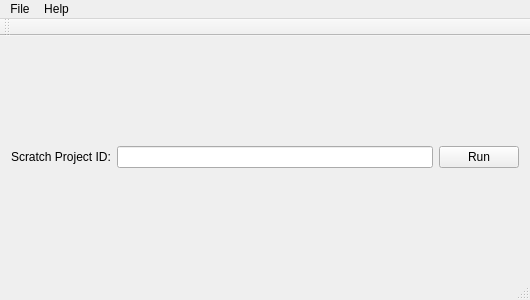
<?xml version="1.0" encoding="UTF-8"?>
<ui version="4.0">
 <class>MainWindow</class>
 <widget class="QMainWindow" name="MainWindow">
  <property name="geometry">
   <rect>
    <x>0</x>
    <y>0</y>
    <width>530</width>
    <height>300</height>
   </rect>
  </property>
  <property name="windowTitle">
   <string>Scraduino</string>
  </property>
  <widget class="QWidget" name="centralWidget">
   <layout class="QHBoxLayout" name="horizontalLayout">
    <item>
     <widget class="QLabel" name="label">
      <property name="text">
       <string>Scratch Project ID:</string>
      </property>
     </widget>
    </item>
    <item>
     <widget class="QLineEdit" name="lineEditProjectId">
      <property name="text">
       <string/>
      </property>
     </widget>
    </item>
    <item>
     <widget class="QPushButton" name="pushButtonRun">
      <property name="text">
       <string>Run</string>
      </property>
     </widget>
    </item>
   </layout>
  </widget>
  <widget class="QMenuBar" name="menuBar">
   <property name="geometry">
    <rect>
     <x>0</x>
     <y>0</y>
     <width>530</width>
     <height>21</height>
    </rect>
   </property>
   <widget class="QMenu" name="menuFile">
    <property name="title">
     <string>File</string>
    </property>
    <addaction name="actionSettings"/>
    <addaction name="separator"/>
    <addaction name="actionExit"/>
   </widget>
   <widget class="QMenu" name="menuHelp">
    <property name="title">
     <string>Help</string>
    </property>
    <addaction name="actionAbout"/>
   </widget>
   <addaction name="menuFile"/>
   <addaction name="menuHelp"/>
  </widget>
  <widget class="QToolBar" name="mainToolBar">
   <attribute name="toolBarArea">
    <enum>TopToolBarArea</enum>
   </attribute>
   <attribute name="toolBarBreak">
    <bool>false</bool>
   </attribute>
  </widget>
  <widget class="QStatusBar" name="statusBar"/>
  <action name="actionSettings">
   <property name="text">
    <string>Settings...</string>
   </property>
  </action>
  <action name="actionExit">
   <property name="text">
    <string>Exit</string>
   </property>
  </action>
  <action name="actionAbout">
   <property name="text">
    <string>About...</string>
   </property>
  </action>
 </widget>
 <layoutdefault spacing="6" margin="11"/>
 <resources/>
 <connections/>
</ui>
